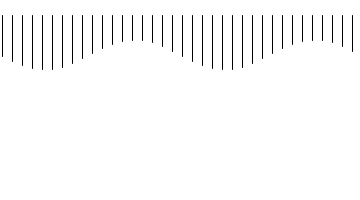
Frame 1 (no input)
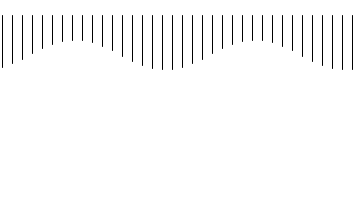
Frame 60 (the mouse pressed at the canvas centre just before this capture)
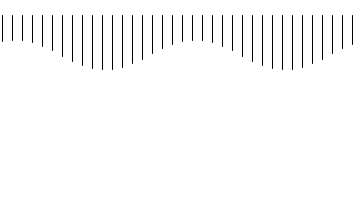
Frame 120 (the mouse held since frame 60 and released just before this capture)

The Processing sketch that drew these frames (run headless with seeded random() and noise(); from frame 60 on, the mouse is pressed at the canvas centre):

// Processing sketch: processing_14123
// ── processing_14123.pde

void setup(){
  size(360,200);
}

void draw(){
  background(255);
  colorMode(HSB);
  for(int x=2;x<360;x=x+10){
    float y=sin(radians(x+frameCount)*2)*15+55;
    line(x,15,x,y);
 }
 println(frameCount);
}
